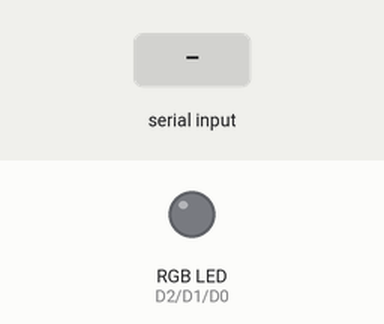
This sketch was run on a simulated ESP8266 (NodeMCU). Shown: an RGB LED mixed from three pins (HIGH = lit). Inputs (shaded band) come from the test bench. Dim RGB values are drawn brighter than linear.

Above: at 1.2 s.
1.3 s: "angry\n" received over Serial
At 2.1 s:
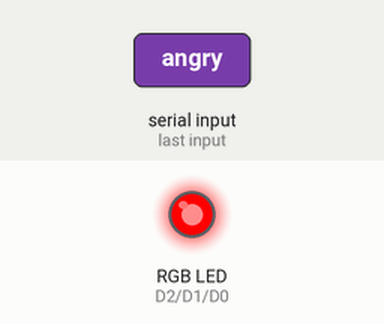
2.8 s: "disgust\n" received over Serial
At 3.3 s:
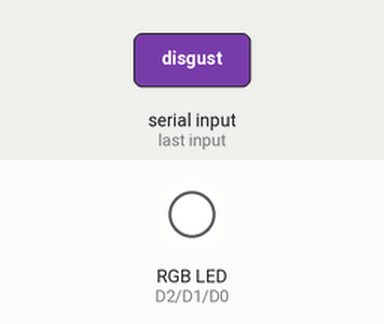
4.3 s: "fear\n" received over Serial
At 4.6 s:
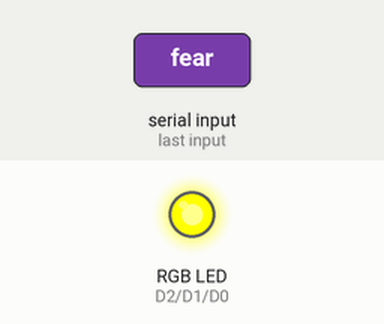
5.8 s: "happy\n" received over Serial
At 7.0 s:
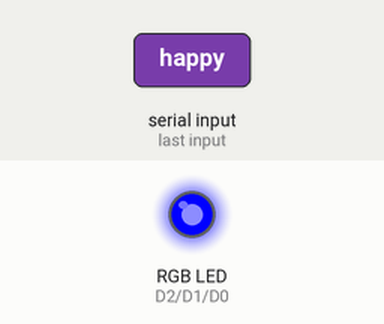
7.3 s: "sad\n" received over Serial
At 8.3 s:
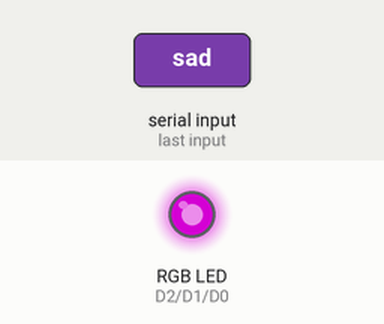
8.8 s: "surprise\n" received over Serial
At 9.5 s:
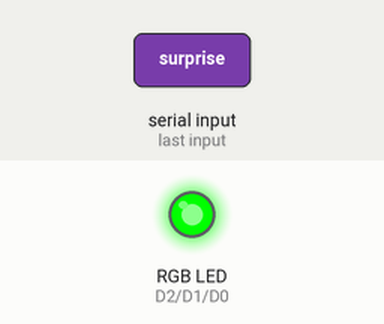
Timing chart, 0 to 11.3 s (numbered marks = the images above; inputs shaded):
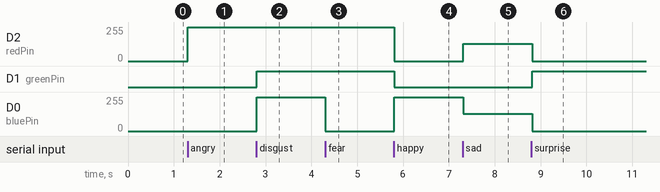

Measured:
- after the input at 1.3 s, D2 (redPin): 0/255 → 255/255 at once
- after the input at 2.8 s, D1 (greenPin): LOW → HIGH at once; D0 (bluePin): 0/255 → 255/255 at once
- after the input at 4.3 s, D0 (bluePin): 255/255 → 0/255 at once
- after the input at 5.8 s, D2 (redPin): 255/255 → 0/255 at once; D1 (greenPin): HIGH → LOW at once; D0 (bluePin): 0/255 → 255/255 at once
- after the input at 7.3 s, D2 (redPin): 0/255 → 128/255 at once; D0 (bluePin): 255/255 → 128/255 at once
- after the input at 8.8 s, D2 (redPin), D0 (bluePin): 128/255 → 0/255 at once; D1 (greenPin): LOW → HIGH at once

The sketch:

emo_color.ino
```cpp
const int redPin = D2;
const int greenPin = D1;
const int bluePin = D0;

int currentColor = -1;
unsigned long lastColorChangeTime = 0;

void setup() {
  pinMode(redPin, OUTPUT);
  pinMode(greenPin, OUTPUT);
  pinMode(bluePin, OUTPUT);

  Serial.begin(9600);
}

void loop() {
  // Check if there is available serial data
  if (Serial.available() > 0) {
    String emotionInput = Serial.readStringUntil('\n');
    // Set color based on the received emotion
    setColorFromSerialInput(emotionInput);
    lastColorChangeTime = millis(); // Reset the last color change time
  }

  // Display the current color
  displayColor();

  // Check if it's time to change the color
  if (millis() - lastColorChangeTime >= 1000) {
    // Send a blank emotion to turn off the LED
    setColorFromSerialInput("blank");
  }

  delay(100); // Small delay to avoid flooding the serial buffer
}

void displayColor() {
  // Check if there is a valid color
  if (currentColor >= 0) {
    // Turn off all colors
    setColor(0, 0, 0);

    // Set the corresponding color based on the current emotion
    switch (currentColor) {
      case 0:
        setColor(255, 0, 0);    // Red
        break;
      case 1:
        setColor(255, 255, 255);  // White
        break;
      case 2:
        setColor(255, 255, 0);  // Yellow
        break;
      case 3:
        setColor(0, 0, 255);    // Blue
        break;
      case 4:
        setColor(128, 0, 128);  // Purple
        break;
      case 5:
        setColor(0, 255, 0);    // Green
        break;
      case 6:
        setColor(160, 80, 0);    // Orange
        break;
      default:
        setColor(0, 0, 0);    // Off
        break;
    }
  }
}

void setColor(int red, int green, int blue) {
  analogWrite(redPin, red);
  analogWrite(greenPin, green);
  analogWrite(bluePin, blue);
}

void setColorFromSerialInput(String emotionInput) {
  emotionInput.trim(); // Remove leading/trailing whitespaces

  // Set color based on the received emotion
  if (emotionInput == "angry") {
    currentColor = 0;  // Red
  } else if (emotionInput == "disgust") {
    currentColor = 1;  // White
  } else if (emotionInput == "fear") {
    currentColor = 2;  // Yellow
  } else if (emotionInput == "happy") {
    currentColor = 3;  // Blue
  } else if (emotionInput == "sad") {
    currentColor = 4;  // Purple
  } else if (emotionInput == "surprise") {
    currentColor = 5;  // Green
  } else if (emotionInput == "neutral") {
    currentColor = 1;  // White
  } else {
    currentColor = -1;  // Off
  }
}
```
